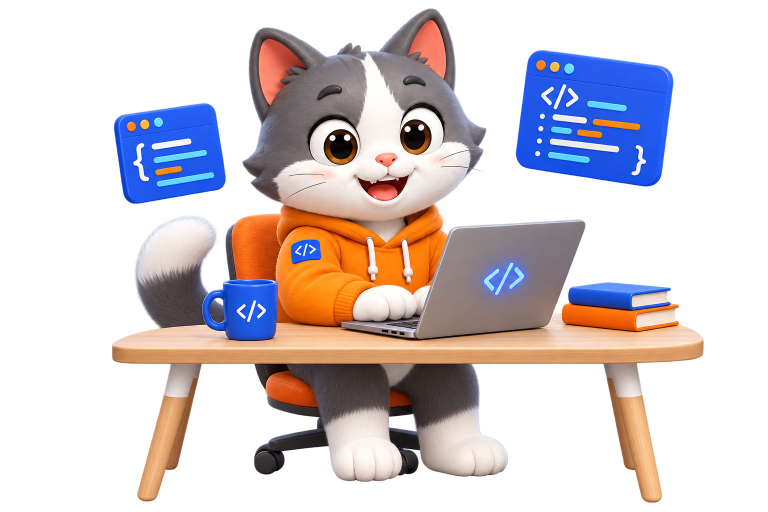
#> input picture web/src/assets/generated/coding_cat_workspace.png, 1536 x 1024 px (shown at 1/2 size); its folder holds 4 pictures in this run
$ python post-assets.py
#> lines starting #> are read from the running program, lines starting #| are printed output that depends on the picture
# -*- coding: utf-8 -*-
"""F1 素材后处理：四角洪水去白底 → 透明 PNG → 512px 压缩。依赖 Pillow。
用法：python web/scripts/post-assets.py"""
import glob, os
from PIL import Image, ImageDraw

DIR = os.path.join(os.path.dirname(__file__), "..", "src", "assets", "generated")

for p in glob.glob(os.path.join(DIR, "*.png")):
    im = Image.open(p).convert("RGBA")
#> im is the input picture: PIL image 1536x1024 RGBA; mean R, G, B, A 101.5, 91.6, 103.3, 105.5
    w, h = im.size
#> w = 1536; h = 1024
    already = sum(im.split()[3].histogram()[:8]) / (w * h) > 0.03  # 已含透明则跳过去底
#> already = True
    if not already:
        rgb = im.convert("RGB")
        for c in [(0, 0), (w - 1, 0), (0, h - 1), (w - 1, h - 1)]:
            if min(rgb.getpixel(c)) >= 232:
                ImageDraw.floodfill(rgb, c, (255, 0, 254), thresh=40)
        src, rp = im.load(), rgb.load()
        for y in range(h):
            for x in range(w):
                if rp[x, y] == (255, 0, 254):
                    r, g, b, _ = src[x, y]
                    src[x, y] = (r, g, b, 0)
    im.thumbnail((512, 512), Image.LANCZOS)
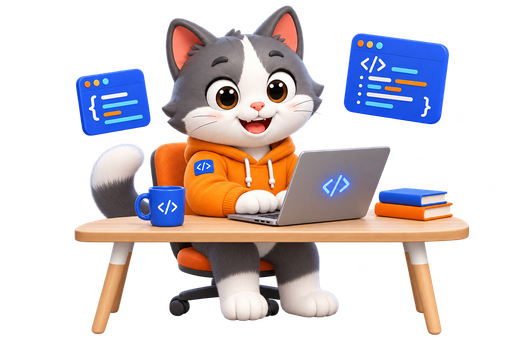
#> im: PIL image 512x341 RGBA; mean R, G, B, A 68.3, 59.5, 63.6, 105.5; transparent parts drawn white
    im.save(p, "PNG", optimize=True)
    print("post", os.path.basename(p), "%.0fKB" % (os.path.getsize(p) / 1024), flush=True)
print("DONE", flush=True)
